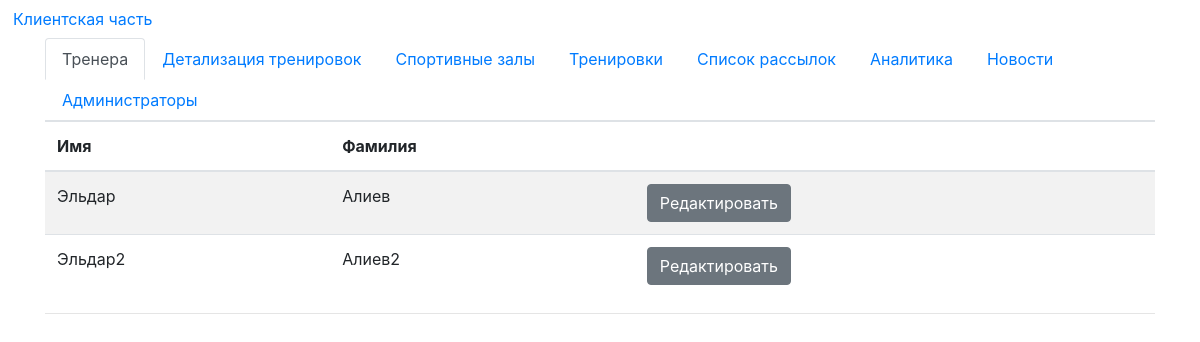
The app's page /adminapp.php with its own data.
### tables this page shows
CREATE TABLE IF NOT EXISTS `trainer` (
  `id` int(11) NOT NULL AUTO_INCREMENT,
  `first_name` text NOT NULL,
  `last_name` text NOT NULL,
  `tel` text NOT NULL,
  `vk_id` int(11) NOT NULL,
  `sex` int(11) NOT NULL,
  PRIMARY KEY (`id`)
);

### lib/adminbd.php (the view, shortened to what this page needs)
<?php
function get_trainers($connectEDB) {
	$sql = "SELECT * FROM " . TTRAINER . " WHERE 1";
	$rez = mysqli_query($connectEDB, $sql);
	$trainersarr = array();
	$trainersmod = array();
	while ($value = mysqli_fetch_assoc($rez)) {
		$id = $value['id'];
		$firstname = $value['first_name'];
		$lastname = $value['last_name'];
		$tel = $value['tel'];
		$vkid = $value['vk_id'];
		$button = '<button type="button" class="btn btn-secondary" data-toggle="modal" data-target="#' . "edit_tr$id" . '"' . '>Редактировать</button>';
		$trainers_tr = "<tr><td>$firstname</td><td>$lastname</td><td>$button</td></tr>";
		$trainersarr[] = $trainers_tr;
		$tp_add_trainer = new Template;
		$tp_add_trainer->get_tpl('templates/add_trainer.tpl');
		$tp_add_trainer->set_value('ID', $id);
		$tp_add_trainer->set_value('TRFIRSTNAME', $firstname);
		$tp_add_trainer->set_value('TLASTNAME', $lastname);
		$tp_add_trainer->set_value('TTEL', $tel);
		$tp_add_trainer->set_value('TVKID', $vkid);
		$tp_add_trainer->tpl_parse();
		$trainersmod[] = $tp_add_trainer->html;
	}
	$trainersarr = implode($trainersarr);
	$trainersmod = implode($trainersmod);
	return array($trainersarr, $trainersmod);
}

### records on screen
trainer: first_name "Эльдар", last_name "Алиев"
trainer: first_name "Эльдар2", last_name "Алиев2"
